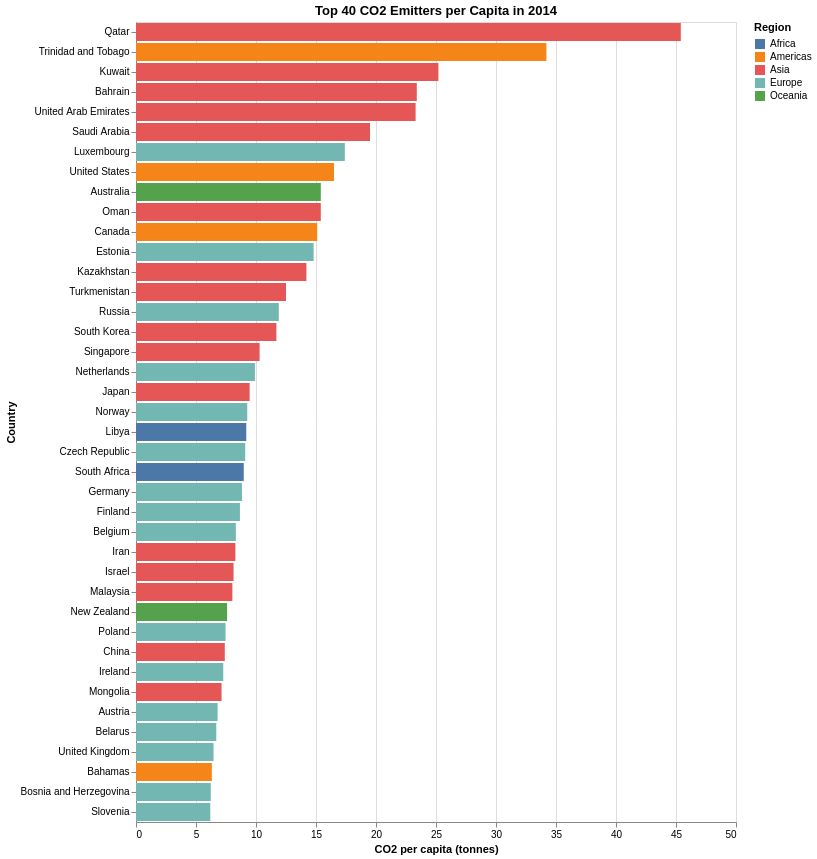

The notebook cell this image was saved under:
### Markdown cell above
<div class="alert alert-info" style="color:black">

### Question 5
rubric={accuracy:1,quality:1,viz:2}

<h4>
Python
</h4>
<ol type="1">
<li>Filter the data to include only the most recent year when <code>'co2_per_capita'</code> was measured (it is up to you how you find out which year this is).</li>
<li>Use the data frame <code>nlargest</code> method to select the top 40 countries in CO2 production per capita for that year.</li>
<li>Since we have only one value per country per year, let’s create a bar chart to visualize it. Encode the CO2 per capita as on the x-axis, the country on the y-axis, and the region as the color.</li>
<li>Sort your bar chart so that the highest CO2 per capita is the closest to the x-axis (the bottom of the chart). <a href="https://altair-viz.github.io/gallery/bar_chart_sorted.html">Here is an example of how to sort in Altair</a>.</li>
</ol>
</div>

### Code cell
recent_year = df[df['co2_per_capita'].notna()]['year'].max()

top_40_co2 = df[df['year'] == recent_year].nlargest(40, 'co2_per_capita')

chart_5 = alt.Chart(top_40_co2).mark_bar().encode(
    x=alt.X('co2_per_capita:Q', title='CO2 per capita (tonnes)'),
    y=alt.Y('country:N', sort='-x', title='Country'),
    color=alt.Color('region:N', title='Region')
).properties(
    title=f'Top 40 CO2 Emitters per Capita in {recent_year.year}',
    width=600
)

chart_5

### Figure 1 — Vega specification as saved in the notebook (floating-point values rounded to 4 significant figures)
{"$schema": "https://vega.github.io/schema/vega/v6.json", "data": [{"name": "source_0"}, {"name": "data_0", "values": [{"co2_per_capita_end": 45.4, "co2_per_capita_start": 0.0, "country": "Qatar", "region": "Asia"}, {"co2_per_capita_end": 34.2, "co2_per_capita_start": 0.0, "country": "Trinidad and Tobago", "region": "Americas"}, {"co2_per_capita_end": 25.2, "co2_per_capita_start": 0.0, "country": "Kuwait", "region": "Asia"}, {"co2_per_capita_end": 23.4, "co2_per_capita_start": 0.0, "country": "Bahrain", "region": "Asia"}, {"co2_per_capita_end": 23.3, "co2_per_capita_start": 0.0, "country": "United Arab Emirates", "region": "Asia"}, {"co2_per_capita_end": 19.5, "co2_per_capita_start": 0.0, "country": "Saudi Arabia", "region": "Asia"}, {"co2_per_capita_end": 17.4, "co2_per_capita_start": 0.0, "country": "Luxembourg", "region": "Europe"}, {"co2_per_capita_end": 16.5, "co2_per_capita_start": 0.0, "country": "United States", "region": "Americas"}, {"co2_per_capita_end": 15.4, "co2_per_capita_start": 0.0, "country": "Australia", "region": "Oceania"}, {"co2_per_capita_end": 15.4, "co2_per_capita_start": 0.0, "country": "Oman", "region": "Asia"}, {"co2_per_capita_end": 15.1, "co2_per_capita_start": 0.0, "country": "Canada", "region": "Americas"}, {"co2_per_capita_end": 14.8, "co2_per_capita_start": 0.0, "country": "Estonia", "region": "Europe"}, {"co2_per_capita_end": 14.2, "co2_per_capita_start": 0.0, "country": "Kazakhstan", "region": "Asia"}, {"co2_per_capita_end": 12.5, "co2_per_capita_start": 0.0, "country": "Turkmenistan", "region": "Asia"}, {"co2_per_capita_end": 11.9, "co2_per_capita_start": 0.0, "country": "Russia", "region": "Europe"}, {"co2_per_capita_end": 11.7, "co2_per_capita_start": 0.0, "country": "South Korea", "region": "Asia"}, {"co2_per_capita_end": 10.3, "co2_per_capita_start": 0.0, "country": "Singapore", "region": "Asia"}, {"co2_per_capita_end": 9.91, "co2_per_capita_start": 0.0, "country": "Netherlands", "region": "Europe"}, {"co2_per_capita_end": 9.47, "co2_per_capita_start": 0.0, "country": "Japan", "region": "Asia"}, {"co2_per_capita_end": 9.27, "co2_per_capita_start": 0.0, "country": "Norway", "region": "Europe"}, {"co2_per_capita_end": 9.19, "co2_per_capita_start": 0.0, "country": "Libya", "region": "Africa"}, {"co2_per_capita_end": 9.1, "co2_per_capita_start": 0.0, "country": "Czech Republic", "region": "Europe"}, {"co2_per_capita_end": 8.98, "co2_per_capita_start": 0.0, "country": "South Africa", "region": "Africa"}, {"co2_per_capita_end": 8.83, "co2_per_capita_start": 0.0, "country": "Germany", "region": "Europe"}, {"co2_per_capita_end": 8.66, "co2_per_capita_start": 0.0, "country": "Finland", "region": "Europe"}, {"co2_per_capita_end": 8.32, "co2_per_capita_start": 0.0, "country": "Belgium", "region": "Europe"}, {"co2_per_capita_end": 8.28, "co2_per_capita_start": 0.0, "country": "Iran", "region": "Asia"}, {"co2_per_capita_end": 8.13, "co2_per_capita_start": 0.0, "country": "Israel", "region": "Asia"}, {"co2_per_capita_end": 8.03, "co2_per_capita_start": 0.0, "country": "Malaysia", "region": "Asia"}, {"co2_per_capita_end": 7.59, "co2_per_capita_start": 0.0, "country": "New Zealand", "region": "Oceania"}, {"co2_per_capita_end": 7.46, "co2_per_capita_start": 0.0, "country": "Poland", "region": "Europe"}, {"co2_per_capita_end": 7.4, "co2_per_capita_start": 0.0, "country": "China", "region": "Asia"}, {"co2_per_capita_end": 7.27, "co2_per_capita_start": 0.0, "country": "Ireland", "region": "Europe"}, {"co2_per_capita_end": 7.13, "co2_per_capita_start": 0.0, "country": "Mongolia", "region": "Asia"}, {"co2_per_capita_end": 6.8, "co2_per_capita_start": 0.0, "country": "Austria", "region": "Europe"}, {"co2_per_capita_end": 6.69, "co2_per_capita_start": 0.0, "country": "Belarus", "region": "Europe"}, {"co2_per_capita_end": 6.46, "co2_per_capita_start": 0.0, "country": "United Kingdom", "region": "Europe"}, {"co2_per_capita_end": 6.32, "co2_per_capita_start": 0.0, "country": "Bahamas", "region": "Americas"}, {"co2_per_capita_end": 6.23, "co2_per_capita_start": 0.0, "country": "Bosnia and Herzegovina", "region": "Europe"}, {"co2_per_capita_end": 6.19, "co2_per_capita_start": 0.0, "country": "Slovenia", "region": "Europe"}]}, {"name": "source_0_y_domain_country", "values": [{"country": "Qatar", "sort_field": 45.4}, {"country": "Trinidad and Tobago", "sort_field": 34.2}, {"country": "Kuwait", "sort_field": 25.2}, {"country": "Bahrain", "sort_field": 23.4}, {"country": "United Arab Emirates", "sort_field": 23.3}, {"country": "Saudi Arabia", "sort_field": 19.5}, {"country": "Luxembourg", "sort_field": 17.4}, {"country": "United States", "sort_field": 16.5}, {"country": "Australia", "sort_field": 15.4}, {"country": "Oman", "sort_field": 15.4}, {"country": "Canada", "sort_field": 15.1}, {"country": "Estonia", "sort_field": 14.8}, {"country": "Kazakhstan", "sort_field": 14.2}, {"country": "Turkmenistan", "sort_field": 12.5}, {"country": "Russia", "sort_field": 11.9}, {"country": "South Korea", "sort_field": 11.7}, {"country": "Singapore", "sort_field": 10.3}, {"country": "Netherlands", "sort_field": 9.91}, {"country": "Japan", "sort_field": 9.47}, {"country": "Norway", "sort_field": 9.27}, {"country": "Libya", "sort_field": 9.19}, {"country": "Czech Republic", "sort_field": 9.1}, {"country": "South Africa", "sort_field": 8.98}, {"country": "Germany", "sort_field": 8.83}, {"country": "Finland", "sort_field": 8.66}, {"country": "Belgium", "sort_field": 8.32}, {"country": "Iran", "sort_field": 8.28}, {"country": "Israel", "sort_field": 8.13}, {"country": "Malaysia", "sort_field": 8.03}, {"country": "New Zealand", "sort_field": 7.59}, {"country": "Poland", "sort_field": 7.46}, {"country": "China", "sort_field": 7.4}, {"country": "Ireland", "sort_field": 7.27}, {"country": "Mongolia", "sort_field": 7.13}, {"country": "Austria", "sort_field": 6.8}, {"country": "Belarus", "sort_field": 6.69}, {"country": "United Kingdom", "sort_field": 6.46}, {"country": "Bahamas", "sort_field": 6.32}, {"country": "Bosnia and Herzegovina", "sort_field": 6.23}, {"country": "Slovenia", "sort_field": 6.19}]}, {"name": "data_0_color_domain_region", "values": [{"region": "Asia"}, {"region": "Americas"}, {"region": "Europe"}, {"region": "Oceania"}, {"region": "Africa"}]}], "signals": [{"name": "y_step", "value": 20}, {"name": "height", "update": "bandspace(domain('y').length, 0.1, 0.05) * y_step"}], "marks": [{"type": "rect", "name": "marks", "from": {"data": "data_0"}, "encode": {"update": {"y": {"field": "country", "scale": "y"}, "x2": {"field": "co2_per_capita_start", "scale": "x"}, "fill": {"field": "region", "scale": "color"}, "x": {"field": "co2_per_capita_end", "scale": "x"}, "height": {"signal": "max(0.25, bandwidth('y'))"}}}, "style": ["bar"]}], "scales": [{"name": "x", "type": "linear", "domain": {"data": "data_0", "fields": ["co2_per_capita_start", "co2_per_capita_end"]}, "range": [0, {"signal": "width"}], "nice": true, "zero": true}, {"name": "y", "type": "band", "domain": {"data": "source_0_y_domain_country", "field": "country", "sort": {"op": "max", "field": "sort_field", "order": "descending"}}, "range": {"step": {"signal": "y_step"}}, "paddingInner": 0.1, "paddingOuter": 0.05}, {"name": "color", "type": "ordinal", "domain": {"data": "data_0_color_domain_region", "field": "region", "sort": true}, "range": "category"}], "axes": [{"scale": "x", "aria": false, "gridScale": "y", "tickCount": {"signal": "ceil(width/40)"}, "labels": false, "ticks": false, "minExtent": 0, "grid": true, "zindex": 0, "orient": "bottom", "domain": false, "maxExtent": 0}, {"scale": "x", "tickCount": {"signal": "ceil(width/40)"}, "zindex": 0, "orient": "bottom", "grid": false, "labelOverlap": true, "title": "CO2 per capita (tonnes)", "labelFlush": true}, {"scale": "y", "grid": false, "orient": "left", "title": "Country", "zindex": 0}], "title": {"text": "Top 40 CO2 Emitters per Capita in 2014", "frame": "group"}, "background": "white", "padding": 5, "width": 600, "style": "cell", "legends": [{"title": "Region", "fill": "color", "symbolType": "square"}]}
